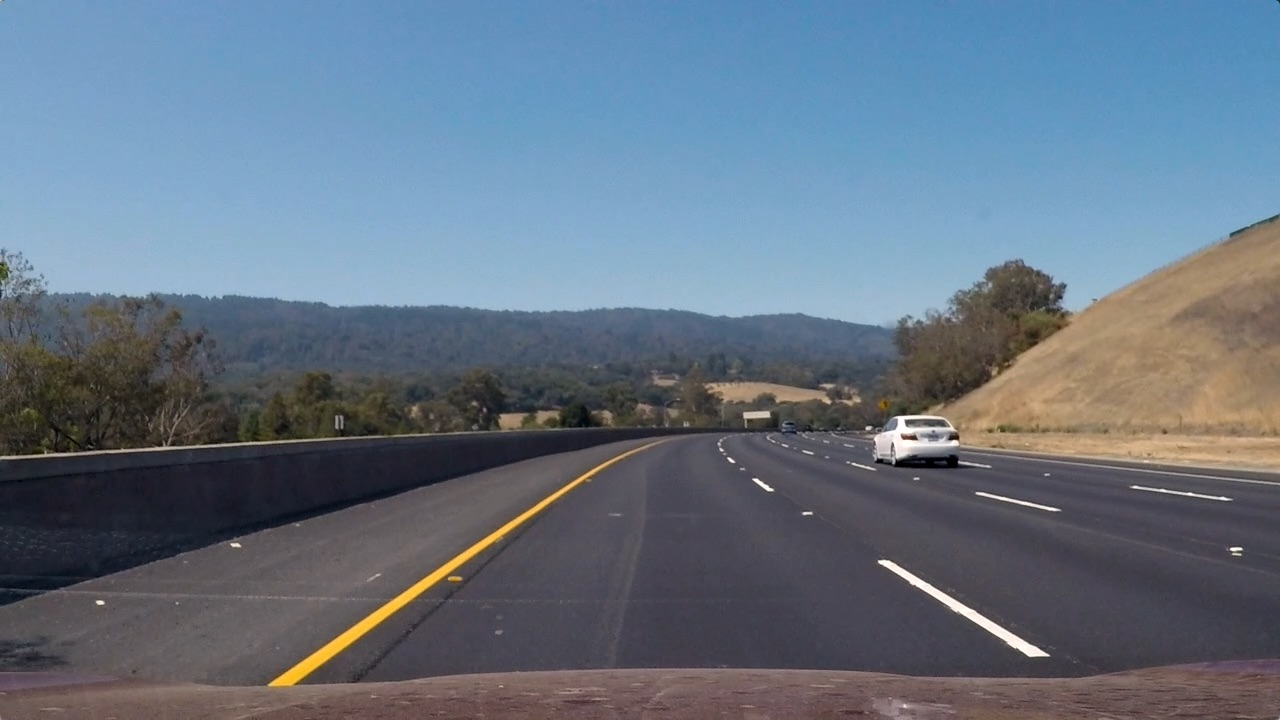
#> input picture test_images/test3.jpg, 1280 x 720 px
$ jupyter execute --allow-errors Pipeline.ipynb   (shell and % lines are left out)   (older library calls are emulated)
#> lines starting #> are read from the running program, lines starting #| are printed output that depends on the picture; after the words box and inside, x2 and y2 are one past the last pixel; in counts of white or black regions, pixels touching at a corner belong together
### Functions.py
import constants
import cv2
import numpy as np


def undistortImage(myImage, cameraMatrix, distortionCoefficientsortionCoefficients):
    return cv2.undistort(myImage, cameraMatrix, distortionCoefficientsortionCoefficients, None, cameraMatrix)

def edgeDetection_1D_wThreshold(mymyImage, orientation='horizontal', kernelSize = 3, threshold = (0, 255)):
    grayMymyImage = cv2.cvtColor(mymyImage, cv2.COLOR_BGR2GRAY)

    if orientation == 'horizontal':
        sobelmyImage = cv2.Sobel(grayMymyImage, cv2.CV_64F, 0, 1, kernelSize)
    elif orientation == 'vertical':
        sobelmyImage = cv2.Sobel(grayMymyImage, cv2.CV_64F, 1, 0, kernelSize)

    absSobelmyImage = np.abs(sobelmyImage)

    scaledSobelmyImage = np.uint8(255*absSobelmyImage/np.max(absSobelmyImage))

    thresholdSobelmyImage =  np.zeros_like(scaledSobelmyImage)
    thresholdSobelmyImage[(scaledSobelmyImage >= threshold[0]) & (scaledSobelmyImage <= threshold[1])] = 1

    return thresholdSobelmyImage

def hls_wThreshold(mymyImage, thresh= (0,255)):
    hlsmyImage = cv2.cvtColor(mymyImage, cv2.COLOR_RGB2HLS)
    s_channel_hslmyImage = hlsmyImage[:,:,2]

    thresholdSobelmyImage = np.zeros_like(s_channel_hslmyImage)
    thresholdSobelmyImage[(s_channel_hslmyImage > thresh[0]) & (s_channel_hslmyImage <= thresh[1])] = 1

    return thresholdSobelmyImage

def hsl_and_verticalEdges_wThreshold(myImage):

    thresh_x = (20, 200)
    thresh_hls = (150, 255)

    thresholdVerticalEdges = edgeDetection_1D_wThreshold(myImage, 'vertical', 5, (20, 200))
    thresholdHLS = hls_wThreshold(myImage, (150, 255))

    # Combined binary output
    combined_binary = np.zeros_like(thresholdVerticalEdges)
    combined_binary[(thresholdHLS == 1) | (thresholdVerticalEdges == 1)] = 255

    return combined_binary

# [220 lines left out: functions perspectiveTransform, testingSpeedEnhancement, slidingWindow, fitCurve, generatePlottingValues, markLane and 3 more, not called in this run]

### Pipeline.ipynb
[cell 1]
import os
os.sys.path
import pickle
import cv2
import numpy as np
import matplotlib.pyplot as plt
import constants
import Lane
import Functions

myImage = cv2.imread("test_images/test3.jpg")
#> myImage is the input picture: shape (720, 1280, 3); mean B, G, R 130.7, 115.3, 101.1
myImage = cv2.cvtColor(myImage, cv2.COLOR_BGR2RGB)

[cell 2]
with open('dist_pickle.p', 'rb') as f:
#> (reads dist_pickle.p from the repository)
    parameters = pickle.load(f)
    cameraMatrix = parameters['mtx']
    distortionCoefficients = parameters['dist']

# Step 1: Image Undistortion

[cell 3]
def undistortImage(myImage, cameraMatrix, distortionCoefficientsortionCoefficients):
    return cv2.undistort(myImage, cameraMatrix, distortionCoefficientsortionCoefficients, None, cameraMatrix)

undistortedImage = undistortImage(myImage, cameraMatrix, distortionCoefficients)
f, ax = plt.subplots(figsize=(12, 3))
ax.imshow(undistortedImage)
ax.set_title('Undistort the Image')

# Step 2: HLS and Vertical Edge Detection with Threshold

[cell 4]
# [25 lines left out: functions edgeDetection_1D_wThreshold, hls_wThreshold, not called in this run]

combined = Functions.hsl_and_verticalEdges_wThreshold(myImage)
#> in hsl_and_verticalEdges_wThreshold, `thresholdVerticalEdges = edgeDetection_1D_wThreshold(myImage, 'vertica..`: thresholdVerticalEdges: shape (720, 1280); values 0 (black) and 1 (white), 2.7% white in thin lines or dots
#> in hls_wThreshold, `hlsmyImage = cv2.cvtColor(mymyImage, cv2.COLOR_RGB2HLS)`: hlsmyImage: shape (720, 1280, 3); mean of channels 0, 1, 2 94.8, 115.7, 62.1
#> in hsl_and_verticalEdges_wThreshold, `thresholdHLS = hls_wThreshold(myImage, (150, 255))`: thresholdHLS: shape (720, 1280); values 0 (black) and 1 (white), 0.58% white; 105 white regions (98 under 20 px), largest, box (x1, y1, x2, y2) and area: (270, 468, 599, 686) 3182, (879, 561, 1045, 656) 1109, (888, 416, 935, 451) 372
#> combined: shape (720, 1280); 3.1% white; 2391 white regions (2212 under 20 px), largest, box (x1, y1, x2, y2) and area: (266, 444, 651, 687) 4872, (876, 557, 1052, 658) 2027, (864, 409, 970, 468) 1582

f, ax = plt.subplots(figsize=(12, 3))
ax.imshow(combined, cmap="gray")
ax.set_title('HSL and Vertical Edges with Threshold')

# Step 3: Perspective Transform

[cell 5]
straightLinesImage = cv2.imread("test_images/straight_lines2.jpg")
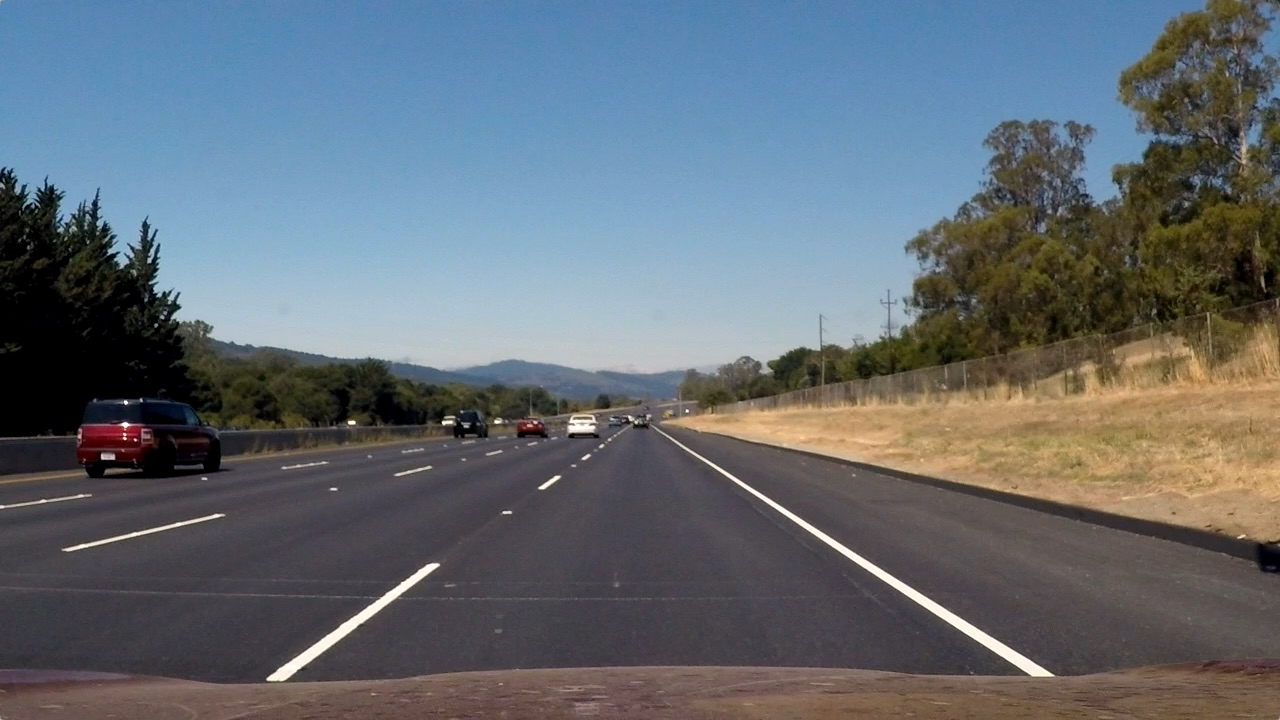
#> input picture test_images/straight_lines2.jpg, 1280 x 720 px
#> straightLinesImage is the input picture: shape (720, 1280, 3); mean B, G, R 115.1, 107.7, 99.4
straightLinesImage = cv2.cvtColor(straightLinesImage, cv2.COLOR_BGR2RGB)

height = straightLinesImage.shape[0]
#> height = 720
width = straightLinesImage.shape[1]
#> width = 1280

source_topLeft = (592, 450)
source_bottomLeft = (180, height)
#> source_bottomLeft = (180, 720)
source_bottomRight = (1130, height)
#> source_bottomRight = (1130, 720)
source_topRight = (687, 450)
sourcePoints = np.array([[source_topLeft, source_bottomLeft, source_bottomRight, source_topRight]]).astype('float32')

destination_topLeft = (240, 0)
destination_bottomLeft = (240, height)
#> destination_bottomLeft = (240, 720)
destination_bottomRight = (1040, height)
#> destination_bottomRight = (1040, 720)
destination_topRight = (1040, 0)
destiantionPoints = np.array([[destination_topLeft, destination_bottomLeft, destination_bottomRight, destination_topRight]]).astype('float32')

transformMatrix = cv2.getPerspectiveTransform(sourcePoints, destiantionPoints)
inverseTransformMatix = cv2.getPerspectiveTransform(destiantionPoints, sourcePoints)

src_image = np.copy(straightLinesImage)
src_image = cv2.polylines(src_image, sourcePoints.astype('int32'), 1, (255,0,0), thickness=6)
#> src_image: shape (720, 1280, 3); mean R, G, B 101, 106.5, 114

[cell 6]
def perspectiveTransform(myImage, transformMatix):
    imageSize = (myImage.shape[1], myImage.shape[0])
    transformedImage = cv2.warpPerspective(myImage, transformMatix, imageSize, flags=cv2.INTER_LINEAR)
    return transformedImage

[cell 7]
src_image1 = np.copy(straightLinesImage)
src_image1 = cv2.polylines(src_image1, sourcePoints.astype('int32'), 1, (0,255,255), thickness=6)
#> src_image1: shape (720, 1280, 3); mean R, G, B 98, 109.5, 117

transfered_image1 = np.copy(straightLinesImage)
transfered_image1 = perspectiveTransform(transfered_image1, transformMatrix)
transfered_image1 = cv2.polylines(transfered_image1, destiantionPoints.astype('int32'), 1, (0,255,255), thickness=6)
#> transfered_image1: shape (720, 1280, 3); mean R, G, B 83, 82.6, 88.5

src_image2 = cv2.imread("test_images/test2.jpg")
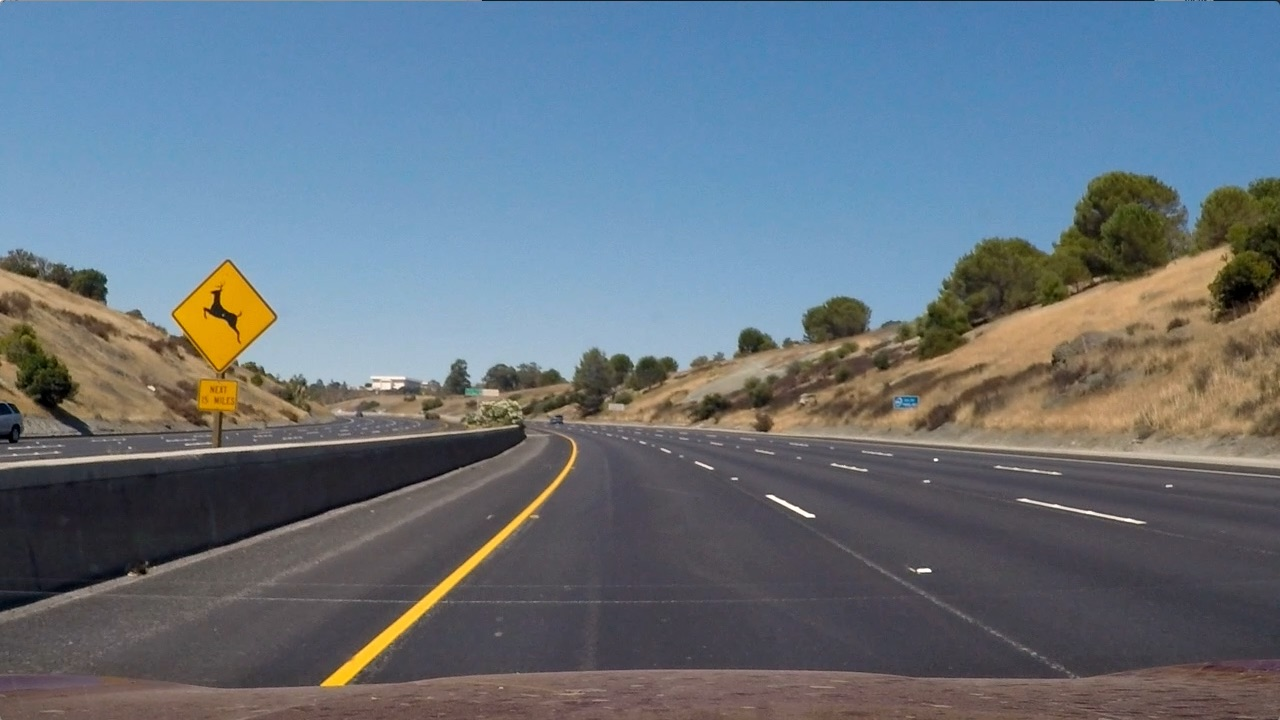
#> input picture test_images/test2.jpg, 1280 x 720 px
#> src_image2 is the input picture: shape (720, 1280, 3); mean B, G, R 125.5, 114.6, 102.8
src_image2 = cv2.cvtColor(src_image2, cv2.COLOR_BGR2RGB)

thresholdImage = Functions.hsl_and_verticalEdges_wThreshold(src_image2)
#> in hsl_and_verticalEdges_wThreshold (call 2), `thresholdVerticalEdges = edgeDetection_1D_wThreshold(myImage, 'vertica..`: thresholdVerticalEdges: shape (720, 1280); values 0 (black) and 1 (white), 5.1% white in thin lines or dots
#> in hls_wThreshold (call 2), `hlsmyImage = cv2.cvtColor(mymyImage, cv2.COLOR_RGB2HLS)`: hlsmyImage: shape (720, 1280, 3); mean of channels 0, 1, 2 86.2, 113.9, 64.8
#> in hsl_and_verticalEdges_wThreshold (call 2), `thresholdHLS = hls_wThreshold(myImage, (150, 255))`: thresholdHLS: shape (720, 1280); values 0 (black) and 1 (white), 1.7% white; 352 white regions (301 under 20 px), largest, box (x1, y1, x2, y2) and area: (173, 263, 275, 372) 5951, (321, 444, 576, 687) 3213, (195, 379, 238, 427) 1282
#> thresholdImage: shape (720, 1280); 6.4% white; 3209 white regions (2851 under 20 px), largest, box (x1, y1, x2, y2) and area: (170, 258, 297, 450) 9424, (319, 432, 580, 687) 4595, (1212, 244, 1280, 315) 2001

transfered_image2 = np.copy(thresholdImage)
transfered_image2 = perspectiveTransform(transfered_image2, transformMatrix)

f, (ax1, ax2) = plt.subplots(1, 2, figsize=(24, 9))
f.tight_layout()
ax1.imshow(transfered_image1)
ax1.set_title('Bird view with Destination Points', fontsize=30)
ax2.imshow(transfered_image2, cmap = "gray")
ax2.set_title('Bird View with Threshold Tested on Curved Image', fontsize=30)
plt.subplots_adjust(left=0., right=1, top=0.9, bottom=0.)

# Step 4: Sliding Window

[cell 8]
def fitCurve(LX, LY, RX, RY):

    leftCurve = np.polyfit(LY, LX, 2)
    rightCurve =  np.polyfit(RY, RX, 2)
    return leftCurve, rightCurve

# [7 lines left out: function generatePlottingValues, not called in this run]
def slidingWindow(perspectiveTransformmyImage, windowsNUM = 10, margin = 100, threshold = 50):

#> called with windowsNUM = 10, margin = 100, threshold = 50
    h = perspectiveTransformmyImage.shape[0]
#> h = 720
    w = perspectiveTransformmyImage.shape[1]
#> w = 1280

    outImg = np.dstack((perspectiveTransformmyImage, perspectiveTransformmyImage, perspectiveTransformmyImage))*255

    histogram = np.sum(perspectiveTransformmyImage[int(h/2):, :], axis=0)
#> histogram = 1280 values, max 71458 at index 320, min 0 at index 69, mean 3968.9

    listLeftLaneIndices = []
    listRightLaneIndices = []
    xCurrLeft = np.argmax(histogram[:int(w/2)])                #leftPeak
#> xCurrLeft = 320
    xCurrRight = np.argmax(histogram[int(w/2):]) + int(w/2)    #rightPeak
#> xCurrRight = 1060

    winHeight = int(h/windowsNUM)
#> winHeight = 72

    nonZero2DIndices = np.nonzero(perspectiveTransformmyImage)
#> nonZero2DIndices = 73335 positions, rows 0 to 719, columns 0 to 1264
    nonZeroYindices = nonZero2DIndices[0]
    nonZeroXindicies = nonZero2DIndices[1]

    for win in range(windowsNUM):

        winYlowerBound = h - (win + 1) * winHeight
        winYupperBound = h - win * winHeight

        winXlowerBoundLeft = xCurrLeft - margin
        winXupperBoundLeft =  xCurrLeft + margin
        winXlowerBoundRight = xCurrRight - margin
        winXupperBoundRight = xCurrRight + margin

        cv2.rectangle(outImg,(winXlowerBoundLeft,winYlowerBound),(winXupperBoundLeft,winYupperBound),(0,255,0), 2)
        cv2.rectangle(outImg,(winXlowerBoundRight,winYlowerBound),(winXupperBoundRight,winYupperBound),(0,255,0), 2)

        nonZeroLeft_withinWindow = np.nonzero(((nonZeroYindices >= winYlowerBound) & (nonZeroYindices < winYupperBound)
                          & (nonZeroXindicies >= winXlowerBoundLeft) & (nonZeroXindicies < winXupperBoundLeft)))[0]

        nonZeroRight_withinWindow = np.nonzero(((nonZeroYindices >= winYlowerBound) & (nonZeroYindices < winYupperBound)
                          & (nonZeroXindicies >= winXlowerBoundRight)  & (nonZeroXindicies < winXupperBoundRight)))[0]

        listLeftLaneIndices.append(nonZeroLeft_withinWindow)
        listRightLaneIndices.append(nonZeroRight_withinWindow)

        if len(nonZeroLeft_withinWindow) > threshold:
            xCurrLeft = np.mean(nonZeroXindicies[nonZeroLeft_withinWindow]).astype('int')

        if len(nonZeroRight_withinWindow) > threshold:
            xCurrRight = np.mean(nonZeroXindicies[nonZeroRight_withinWindow]).astype('int')
#> this loop made 10 passes
#> (winXlowerBoundLeft, winXupperBoundLeft, winXlowerBoundRight, winXupperBoundRight, xCurrLeft, xCurrRight) on passes 1 to 10: (220, 420, 960, 1160, 334, 1049), (234, 434, 949, 1149, 330, 1062), (230, 430, 962, 1162, 319, 1074), (219, 419, 974, 1174, 306, 1069), (206, 406, 969, 1169, 286, 1039), (186, 386, 939, 1139, 263, 997), (163, 363, 897, 1097, 232, 993), (132, 332, 893, 1093, 195, 957), (95, 295, 857, 1057, 158, 924), (58, 258, 824, 1024, 116, 864)
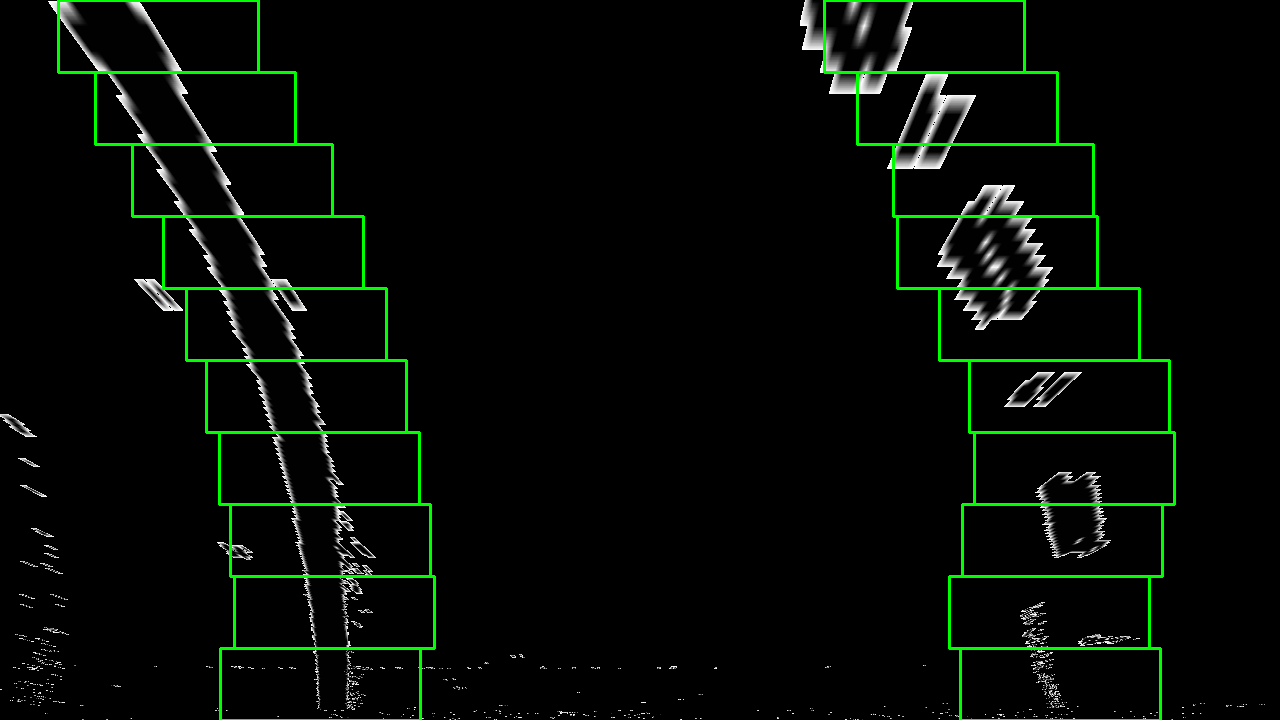
#> outImg: shape (720, 1280, 3); mean of channels 0, 1, 2 4.7, 10.6, 4.7; drawn as B, G, R
#> after the loop, listLeftLaneIndices = 10 items; listRightLaneIndices = 10 items

    listLeftLaneIndices = np.concatenate(listLeftLaneIndices)
    listRightLaneIndices = np.concatenate(listRightLaneIndices)

    LX = nonZeroXindicies[listLeftLaneIndices]
    LY = nonZeroYindices[listLeftLaneIndices]
    RX = nonZeroXindicies[listRightLaneIndices]
    RY = nonZeroYindices[listRightLaneIndices]

    leftCurve = np.polyfit(LY, LX, 2)
#> leftCurve = [-0.000469, 0.675, 92.48]
    rightCurve = np.polyfit(RY, RX, 2)
#> rightCurve = [-0.000605, 0.74, 844.1]

    outImg[nonZeroYindices[listLeftLaneIndices], nonZeroXindicies[listLeftLaneIndices]] = [255, 0, 0]
    outImg[nonZeroYindices[listRightLaneIndices], nonZeroXindicies[listRightLaneIndices]] = [0, 0, 255]
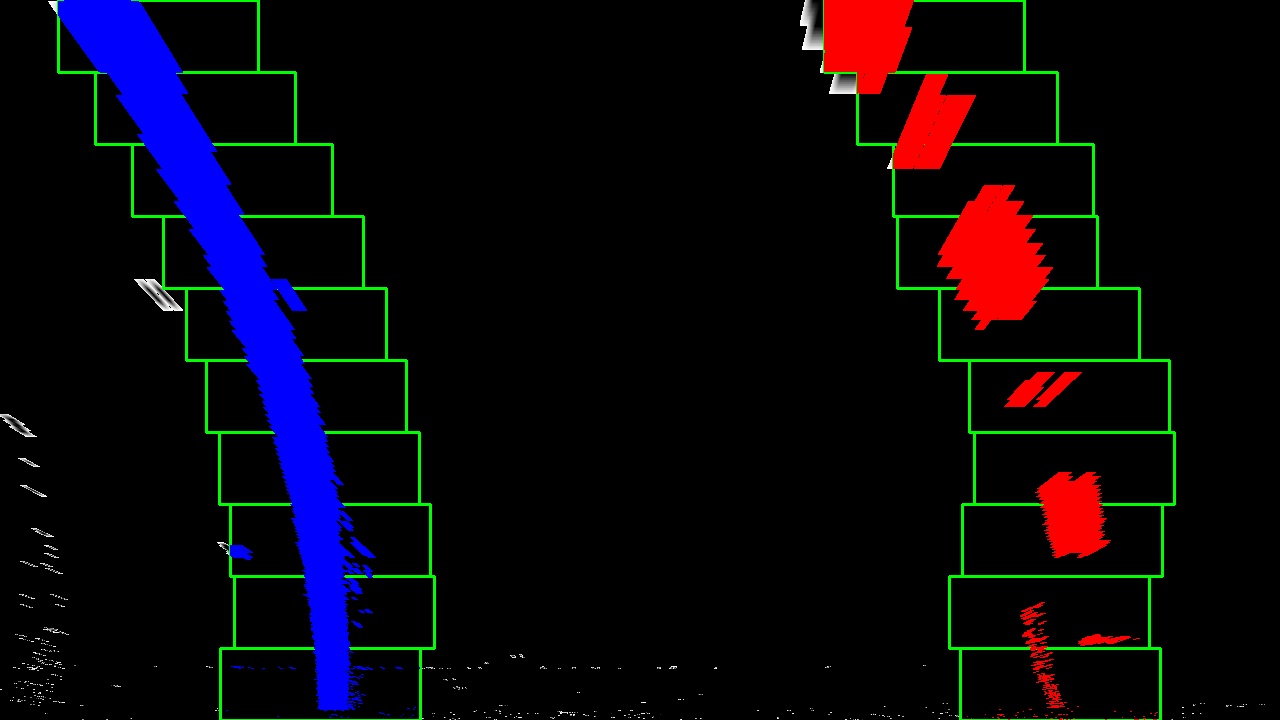
#> outImg: shape (720, 1280, 3); mean of channels 0, 1, 2 11.9, 5.8, 8.5; drawn as B, G, R

    return LX, LY, RX, RY, outImg

LX, LY, RX, RY, outImg = slidingWindow(transfered_image2)
f, ax = plt.subplots(figsize=(12, 3))
ax.imshow(outImg)
ax.set_title('Sliding Window on Transformed Image')

# Step 5: Curve Fitting

[cell 9]
# [20 lines left out: function markLane, not called in this run]

LF, RF = fitCurve(LX, LY, RX, RY)
#> in fitCurve, `leftCurve = np.polyfit(LY, LX, 2)`: leftCurve = [-0.000469, 0.675, 92.48]
#> in fitCurve, `rightCurve =  np.polyfit(RY, RX, 2)`: rightCurve = [-0.000605, 0.74, 844.1]
#> LF = [-0.000469, 0.675, 92.48]; RF = [-0.000605, 0.74, 844.1]

#> (the rest of this cell did not finish here and is left out)
